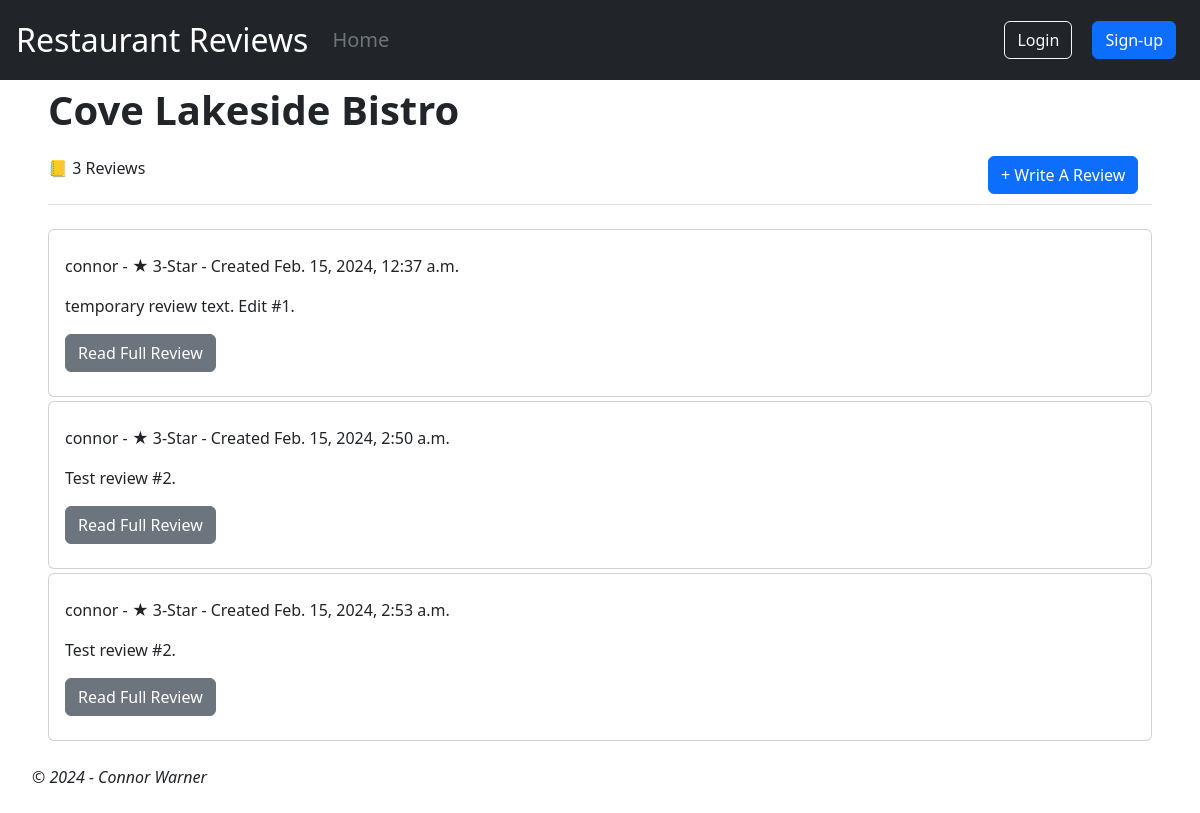
Page /restaurant/1 on the earlier database version.
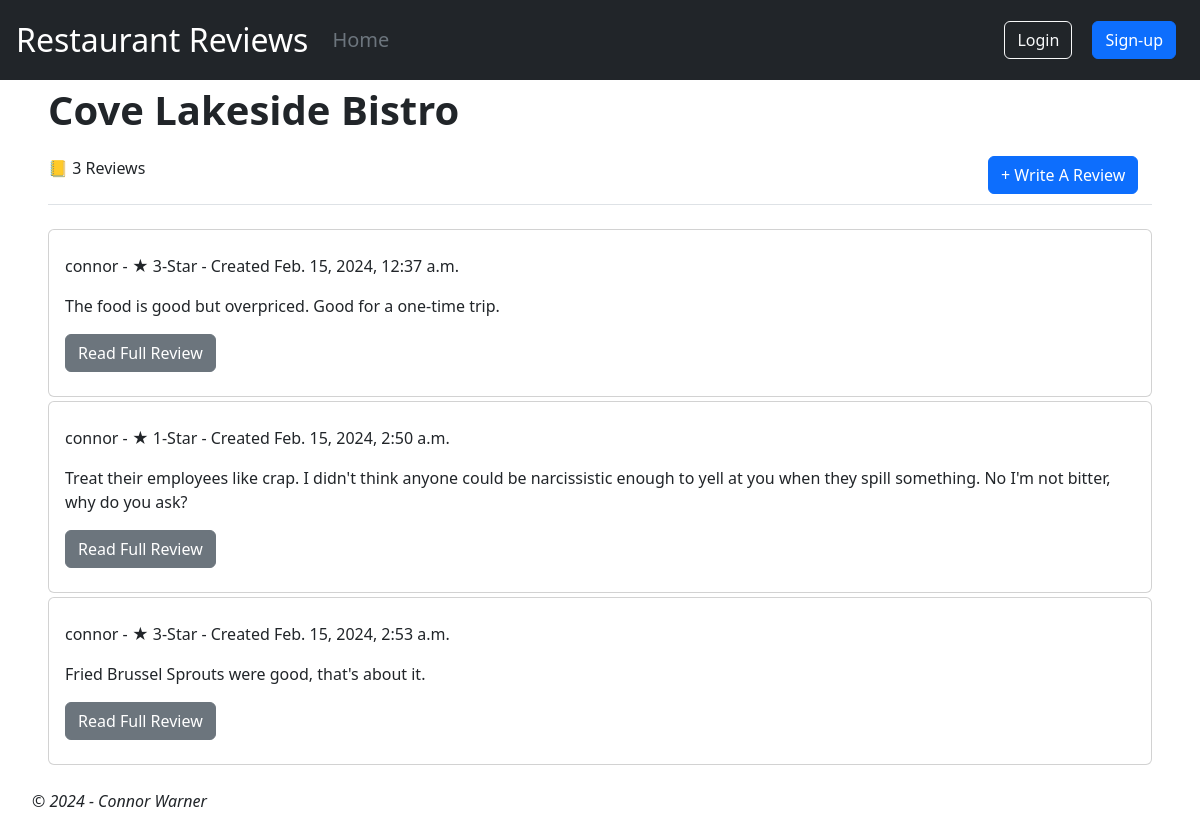
Same page on the later database version.
### restaurant_rating/models.py (models this page shows, shortened)
class Review(models.Model):
    class Stars(models.IntegerChoices):
        ONE_STAR = 1
        TWO_STAR = 2
        THREE_STAR = 3
        FOUR_STAR = 4
        FIVE_STAR = 5
    restaurant = models.ForeignKey(
        Restaurant,
        on_delete=models.CASCADE,
        related_name="reviews"
    )
    user = models.ForeignKey(
        "auth.User",
        on_delete=models.CASCADE,
        related_name="reviews"
    )
    body = models.TextField()
    rating = models.IntegerField(choices=Stars.choices, default=Stars.THREE_STAR)
    created = models.DateTimeField(auto_now_add=True)
    updated = models.DateTimeField(auto_now=True)

### restaurant_rating/views.py (the view)
# urls.py: path("restaurant/<int:pk>", RestaurantDetailView.as_view(), name="restaurant_detail"),
class RestaurantDetailView(DetailView):
    model = Restaurant
    template_name = "restaurant_detail.html"

### templates/restaurant_detail.html
{% extends "base.html" %}
{% block content %}
<div class="mx-4">
    <div class="border-bottom mb-4 ">
        <div class="row">
            <div class="col-9">
                <p class="fs-1 fw-bold">{{ restaurant.name }}</p>
            </div>
        </div>
        <div class="row mb-2">
            <div class="col-6">
                <p>&#128210; {{restaurant.reviews.all.count}} Reviews</p>
            </div>
            <div class="col-md-2 ms-auto ps-auto ">
                <a href="{% url "review_create" %}">
                    <button type="button" class="btn btn-primary">+ Write A Review</button>
                </a>
            </div>
        </div>
    </div>
    {% if restaurant.reviews.all.count == 0 %}
        <p>There are no reviews yet</p>
    {% else %}
        {% for review in restaurant.reviews.all %}
        <div class="card my-1 py-2">
            <div class="card-body">
                <p>{{ review.user }} - &#9733; {{ review.rating}}-Star - Created {{ review.created }}</p>
                <p>{{ review.body }}</p>
                <a href="{% url "review_detail" review.pk %}"><button type="button" class="btn btn-secondary">Read Full Review</button></a>
            </div>
        </div>
        {% endfor %}
    {% endif %}
</div>
{% endblock content %}

Differences in the rows shown:
changed Review: body "temporary review text. Edit #1." → "The food is good but overpriced. Good for a one-time trip."
changed Review: rating "3" → "1"; body "Test review #2." → "Treat their employees like crap. I didn't think anyone could be narcissistic enough to yell at you when they spill something. No I'm not bitter, why do you ask?"
changed Review: body "Test review #2." → "Fried Brussel Sprouts were good, that's about it."
